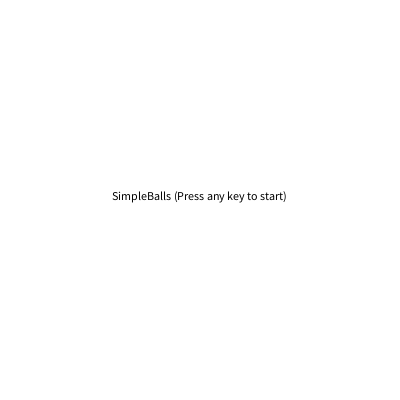
Frame 1 (no input)
Frame 60 (the mouse pressed at the canvas centre just before this capture): identical to frame 1, image omitted
Frame 120 (the mouse held since frame 60 and released just before this capture): identical to frame 1, image omitted

The Processing sketch that drew this single still picture (run headless with seeded random() and noise(); from frame 60 on, the mouse is pressed at the canvas centre):

// Processing sketch: SimplyBalls
// ── SimplyBalls.pde
class Mainball {
  int diameter = 40;
  int x = width;
  int y = height;
  
  void render() {
    fill(0);
    ellipseMode(CENTER);
    ellipse(x, y, diameter, diameter);
  }
  
  Enemyball[] touches(Enemyball[] a) {
    for (int i = 0; i < a.length; i++) {
      if (a[i].x < this.x + diameter / 2 && a[i].x > this.x - diameter / 2 && a[i].y < this.y + diameter / 2 && a[i].y > this.y - diameter / 2) {
        a[i].touch = true;
      }
    }
    return a;
  }
}



class Enemyball {
  boolean touch = false;
  int diameter = 10;
  int x = 0;
  int y = 0;
  String art;
  float xspeed;
  float yspeed;
  Enemyball (String a) {
    this.art = a;
    this.xspeed = random(-5.0, 5.0);
    this.yspeed = random(-5.0, 5.0);
  }
  
  void render() {
    x = x + int(xspeed);
    y = y + int(yspeed);
    switch (this.art) {
      case "rot":
        fill(255, 0, 0);
      break;
      case "gruen":
        fill(0, 255, 0);
      break;
      case "blau":
        fill(0, 0, 255);
      break;
   }
   ellipse(x, y, diameter, diameter);
   if (x > width || x < 0) {
     xspeed = -xspeed;
   }
   if ( y > height || y < 0) {
     yspeed = -yspeed;
   }
  }
  
  void isTouched (Mainball mainball) {
    if (touch) {
      switch (art) {
        case "rot":
          end = true;
        break;
        case "blau":
          mainball.diameter += 2;
        break;
        case "gruen":
          if (mainball.diameter > 10) {
            mainball.diameter -= 2;
          }
        break;
      }
    }
    touch = false;
  }
}

boolean start = false;
boolean end = false;
Mainball mainball = new Mainball();
Enemyball[] enemyballs = {new Enemyball("gruen"), new Enemyball("blau"), new Enemyball("rot"), new Enemyball("rot"), new Enemyball("rot"), new Enemyball("rot"), new Enemyball("rot")};

void setup() {
  size(400, 400);
}

void draw() {
  if (start == false) {
    background(255);
    textAlign(CENTER);
    fill(0);
    text("SimpleBalls (Press any key to start)", width / 2, height / 2);
  } else if (end) {
    background(0);
    textAlign(CENTER);
    fill(255, 0, 0);
    text("You lost. (Press any key to restart)", width / 2, height / 2);
  } else {
    background(255);
    mainball.x = mouseX;
    mainball.y = mouseY;
    mainball.render();
    enemyballs = mainball.touches(enemyballs);
    for (int i = 0; i < enemyballs.length; i++) {
      enemyballs[i].render();
      enemyballs[i].isTouched(mainball);
    }
  }
}
    
void keyPressed() {
  if (start == false || end == true) {
    start = true;
    end = false;
  }
}
